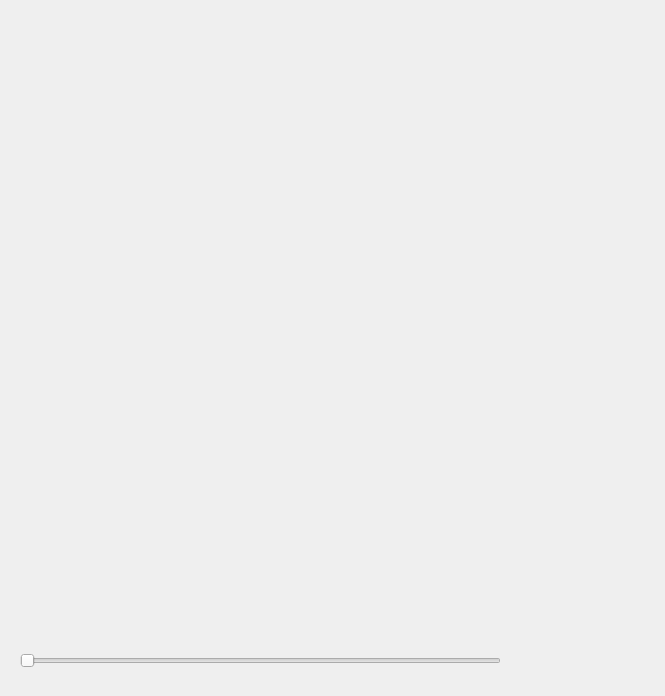
<?xml version="1.0" encoding="UTF-8"?>
<ui version="4.0">
 <class>Widget</class>
 <widget class="QWidget" name="Widget">
  <property name="geometry">
   <rect>
    <x>0</x>
    <y>0</y>
    <width>665</width>
    <height>696</height>
   </rect>
  </property>
  <property name="windowTitle">
   <string>Widget</string>
  </property>
  <widget class="GaugeCar" name="widget" native="true">
   <property name="geometry">
    <rect>
     <x>20</x>
     <y>30</y>
     <width>600</width>
     <height>600</height>
    </rect>
   </property>
  </widget>
  <widget class="QSlider" name="horizontalSlider">
   <property name="geometry">
    <rect>
     <x>20</x>
     <y>650</y>
     <width>481</width>
     <height>22</height>
    </rect>
   </property>
   <property name="maximum">
    <number>100</number>
   </property>
   <property name="orientation">
    <enum>Qt::Horizontal</enum>
   </property>
  </widget>
 </widget>
 <customwidgets>
  <customwidget>
   <class>GaugeCar</class>
   <extends>QWidget</extends>
   <header location="global">gaugecar.h</header>
   <container>1</container>
  </customwidget>
 </customwidgets>
 <resources/>
 <connections/>
</ui>
